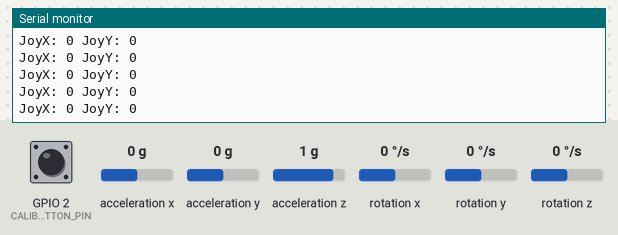
A sketch run on a simulated ESP32. Shown: the last lines printed to the serial monitor. The test bench sets the inputs (shaded band); at power-on: GPIO 2 (CALIB_BUTTON_PIN) LOW, acceleration x 0 g, acceleration y 0 g, acceleration z 1 g, rotation x 0 °/s, rotation y 0 °/s, rotation z 0 °/s. USB keyboard and mouse output is not drawn.

Above: at 1.7 s.
1.8 s: GPIO 2 (CALIB_BUTTON_PIN) pulled HIGH for 0.15 s
At 2.2 s:
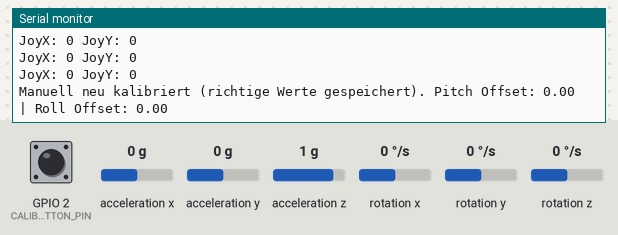
3.4 s: acceleration x set to -1.4 g
At 4.0 s:
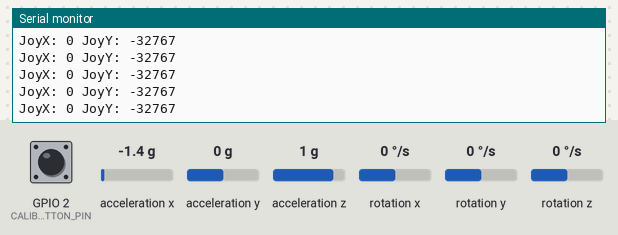
4.9 s: acceleration y set to -1.4 g
At 5.9 s:
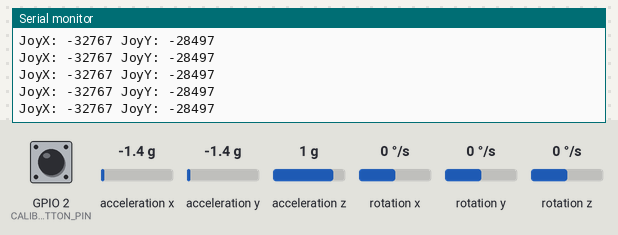
6.4 s: GPIO 2 (CALIB_BUTTON_PIN) pulled HIGH for 1 s
At 6.8 s:
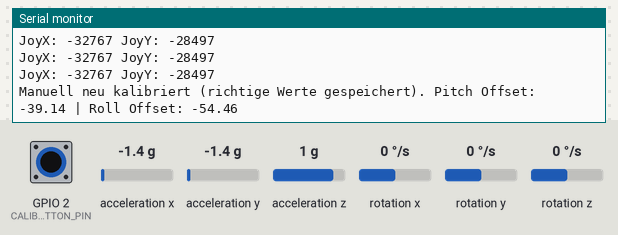
8.9 s: acceleration z set to -1.4 g
At 9.6 s:
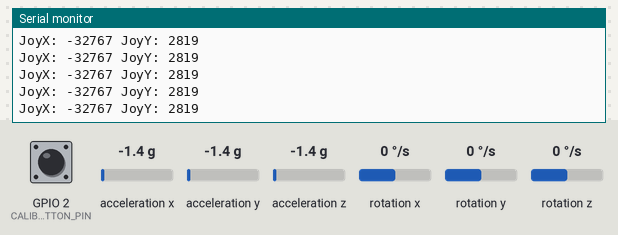
Timing chart, 0 to 11.4 s (numbered marks = the images above; inputs shaded):
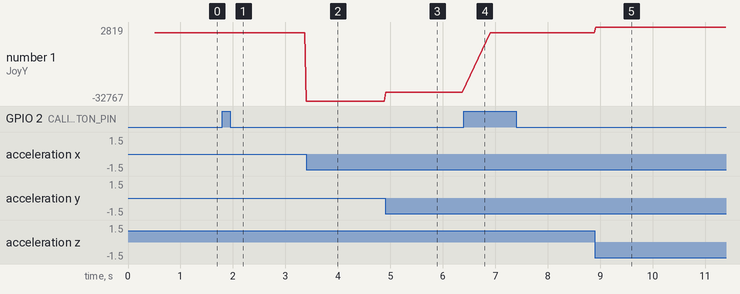

Measured:
- after the input at 1.8 s, the serial monitor: prints a new line at once (image 1)
- after the input at 3.4 s, the serial monitor: prints a new line at once (image 2)
- after the input at 4.9 s, the serial monitor: prints a new line at once (image 3)
- after the input at 6.4 s, the serial monitor: prints a new line at once (image 4)
- after the input at 8.9 s, the serial monitor: prints a new line at once (image 5)
- plotted number 1: 0 → -32767 after the input at 3.4 s, -32767 → -28497 after the input at 4.9 s, 0 → 2819 after the input at 8.9 s

The sketch:

controller.ino
```cpp
#include "I2Cdev.h"
#include "MPU6050_6Axis_MotionApps20.h"
#include <Wire.h>
#include <BleGamepad.h>

MPU6050 mpu;
BleGamepad bleGamepad("ESP32 DMP Gamepad", "OpenAI", 100);

// DMP Variablen
bool dmpReady = false;
uint8_t mpuIntStatus;
uint8_t devStatus;
uint16_t packetSize;
uint16_t fifoCount;
uint8_t fifoBuffer[64];

#define CALIB_BUTTON_PIN 2

// Orientierung
Quaternion q;
VectorFloat gravity;
float ypr[3];  // yaw, pitch, roll

// Kalibrierung
bool calibrated = false;
float pitchOffset = 0;
float rollOffset = 0;

void setup() {
  Serial.begin(115200);
  Wire.begin();

  pinMode(CALIB_BUTTON_PIN, INPUT);

  mpu.initialize();
  devStatus = mpu.dmpInitialize();

  if (devStatus == 0) {
    // Setze DMP-Output-Rate auf 50 Hz
    mpu.setDMPEnabled(true);
    dmpReady = true;
    packetSize = mpu.dmpGetFIFOPacketSize();
    Serial.println("DMP ready!");
  } else {
    Serial.print("DMP init failed (code ");
    Serial.print(devStatus);
    Serial.println(")");
    while (1)
      ;
  }

  bleGamepad.begin();
}

void loop() {
  if (!dmpReady || !bleGamepad.isConnected()) return;

  fifoCount = mpu.getFIFOCount();
  if (fifoCount < packetSize) return;

  if (fifoCount >= 1024) {
    mpu.resetFIFO();  // FIFO Overflow
    Serial.println("FIFO overflow!");
    return;
  }

  while (fifoCount >= packetSize) {
    mpu.getFIFOBytes(fifoBuffer, packetSize);
    fifoCount -= packetSize;
  }

  // Orientierung berechnen
  mpu.dmpGetQuaternion(&q, fifoBuffer);
  mpu.dmpGetGravity(&gravity, &q);
  mpu.dmpGetYawPitchRoll(ypr, &q, &gravity);

  // Umrechnung auf Grad
  float yaw = ypr[0] * 180 / M_PI;
  float pitch = ypr[1] * 180 / M_PI;
  float roll = ypr[2] * 180 / M_PI;

  // === Kalibrierung per Button ===
if (digitalRead(CALIB_BUTTON_PIN) == HIGH) {
    pitchOffset = pitch;
    rollOffset = roll;
    calibrated = true;
    mpu.resetFIFO();  // <<< wichtig!
    Serial.print("Manuell neu kalibriert (richtige Werte gespeichert). ");
    Serial.print("Pitch Offset: "); Serial.print(pitchOffset);
    Serial.print(" | Roll Offset: "); Serial.println(rollOffset);
    delay(500);
}

  // Automatische Kalibrierung beim ersten Mal
  if (!calibrated && millis() > 1000) {
    pitchOffset = pitch;
    rollOffset = roll;
    calibrated = true;
    Serial.println("Kalibriert.");
  }

  // Offset-Korrektur
  float pitchCorrected = pitch - pitchOffset;
  float rollCorrected = roll - rollOffset;

  // Skalierung auf Joystickbereich (-32767 bis 32767)
  int16_t joyX = constrain(rollCorrected * (32767.0 / 45.0), -32767, 32767);
  int16_t joyY = constrain(pitchCorrected * (32767.0 / 45.0), -32767, 32767);

      Serial.print("JoyX: ");
    Serial.print(joyX);
    Serial.print(" JoyY: ");
    Serial.println(joyY);

  bleGamepad.setAxes(joyX, joyY, 0, 0, 0, 0);

  delay(20);  // 50 Hz
}
```
